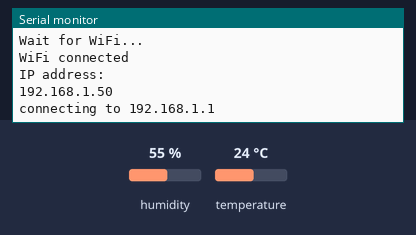
Recording of a sketch running on a simulated ESP8266 (NodeMCU). On the bench: the last lines printed to the serial monitor. Inputs (shaded band) come from the test bench; at power-on: humidity 55 %, temperature 24 °C. WiFi joins after 1.5 s; servers stay silent unless stated.

Above: at 3.2 s.
3.3 s: humidity set to 22 %
At 5.6 s:
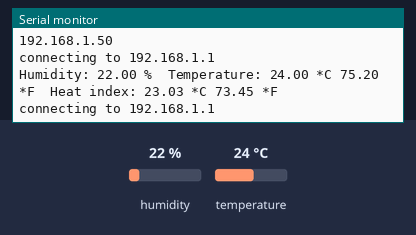
7.9 s: temperature set to 12 °C
At 9.7 s:
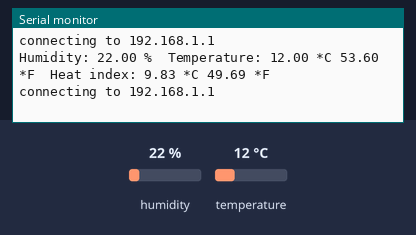
11.2 s: humidity set to 40 %
At 13.8 s:
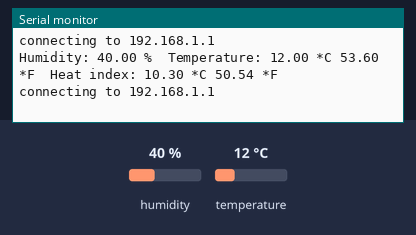
Timing chart, 0 to 15.3 s (numbered marks = the images above; inputs shaded):
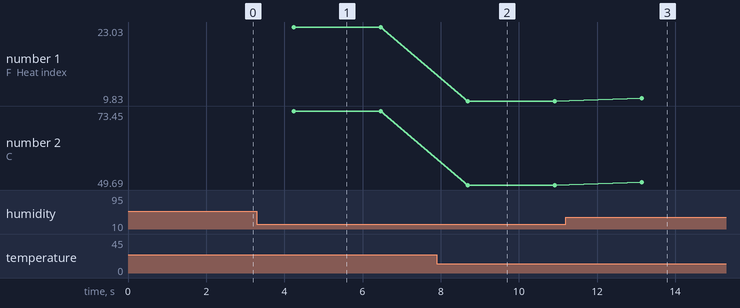

The sketch:

test.ino
```cpp
/*
 *  This sketch sends a message to a TCP server
 *
 */

#include <ESP8266WiFi.h>
#include <ESP8266WiFiMulti.h>
#include "DHT.h"
#define DHTPIN 14 // what digital pin we're connected to D5
// Uncomment whatever type you're using!
#define DHTTYPE DHT11 // DHT 11
DHT dht(DHTPIN, DHTTYPE);
ESP8266WiFiMulti WiFiMulti;

void setup() {
    Serial.begin(115200);
    Serial.println("DHT11 test!");
    dht.begin();
    delay(10);

    // We start by connecting to a WiFi network
    WiFiMulti.addAP("S7 edge", "mmmmmmmmm");

    Serial.println();
    Serial.println();
    Serial.print("Wait for WiFi... ");

    while(WiFiMulti.run() != WL_CONNECTED) {
        Serial.print(".");
        delay(500);
    }

    Serial.println("");
    Serial.println("WiFi connected");
    Serial.println("IP address: ");
    Serial.println(WiFi.localIP());

    delay(500);
}


void loop() {
    const uint16_t port = 80;
    const char * host = "192.168.1.1"; // ip or dns


    Serial.print("connecting to ");
    Serial.println(host);

    // Use WiFiClient class to create TCP connections
    WiFiClient client;

    if (!client.connect(host, port)) {
        Serial.println("connection failed");
        Serial.println("wait 5 sec...");
        delay(5000);
        return;
    }

    // This will send the request to the server
    client.print("Send this data to server");

    delay(2000);
    float h = dht.readHumidity();
    float t = dht.readTemperature();
    float f = dht.readTemperature(true);
    if (isnan(h) || isnan(t) || isnan(f)) {
      Serial.println("Failed to read from DHT sensor!");
    return;
    }
    float hif = dht.computeHeatIndex(f, h);
    float hic = dht.computeHeatIndex(t, h, false);

    //String line = client.readStringUntil("Humidity: "+h+" %\t"+"Temperature: "+t+" *C "+f+" *F\t"+"Heat index: "+hic+" *C "+hif+" *F");
    Serial.print("Humidity: ");
Serial.print(h);
Serial.print(" %\t");
Serial.print("Temperature: ");
Serial.print(t);
Serial.print(" *C ");
Serial.print(f);
Serial.print(" *F\t");
Serial.print("Heat index: ");
Serial.print(hic);
Serial.print(" *C ");
Serial.print(hif);
Serial.println(" *F");
    /*client.print("Humidity: ");
    client.print(h);
    client.print(" %\t");
    client.print("Temperature: ");
    client.print(t);
    client.print(" *C ");
    client.print(f);
    client.print(" *F\t");
    client.print("Heat index: ");
    client.print(hic);
    client.print(" *C ");
    client.print(hif);
    client.println(" *F");*/


    /*Serial.println("closing connection");
    client.stop();

    Serial.println("wait 5 sec...");
    delay(5000);*/
}
```

Measured:
- after the input at 3.3 s, the serial monitor: prints a new line after 0.94 s (image 1)
- after the input at 7.9 s, the serial monitor: prints a new line after 0.79 s (image 2)
- after the input at 11.2 s, the serial monitor: prints a new line after 1.9 s (image 3)
- plotted number 1: 23.03 → 9.83 after the input at 7.9 s, 9.83 → 10.3 after the input at 11.2 s
- plotted number 2: 73.45 → 49.69 after the input at 7.9 s, 49.69 → 50.54 after the input at 11.2 s
